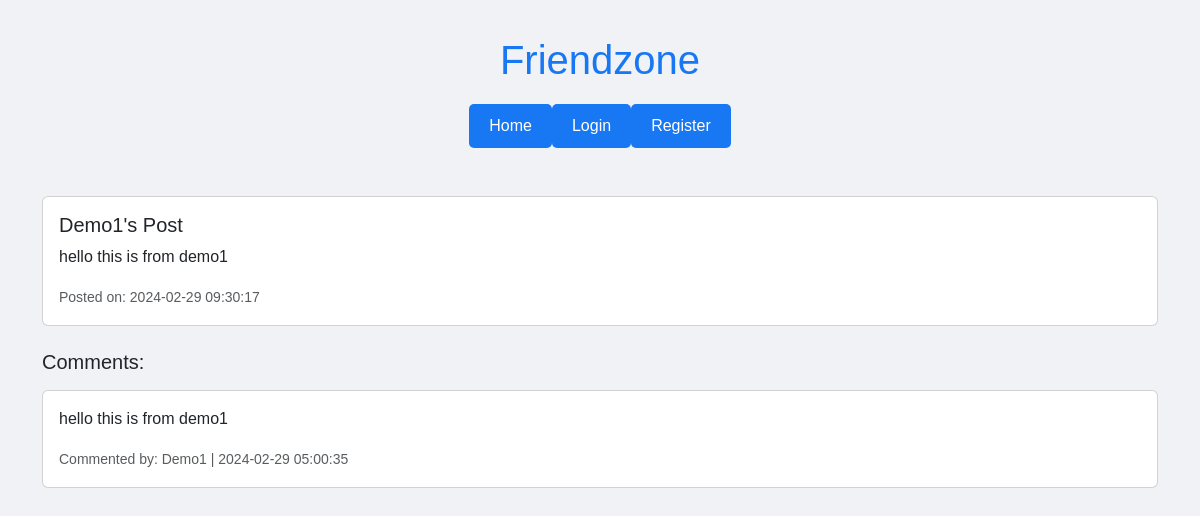
The app's page /view-post.php?post_id=11 with its own data.
### tables this page shows
CREATE TABLE `posts` (
  `PostID` int(11) NOT NULL,
  `UserID` int(11) DEFAULT NULL,
  `timestamp` timestamp NOT NULL DEFAULT current_timestamp(),
  `post_content` varchar(280) DEFAULT NULL,
  `created_at` timestamp NOT NULL DEFAULT current_timestamp(),
  `user_id` int(11) DEFAULT NULL,
  `likes` int(11) DEFAULT 0
);

CREATE TABLE `users` (
  `UserID` int(11) NOT NULL,
  `email` varchar(255) NOT NULL,
  `password` varchar(255) NOT NULL,
  `Name` varchar(100) DEFAULT NULL,
  `biography` text DEFAULT NULL,
  `contact` varchar(20) DEFAULT NULL,
  `created_at` timestamp NOT NULL DEFAULT current_timestamp(),
  `profile_photo` varchar(255) DEFAULT 'default.jpg'
);

CREATE TABLE `comments` (
  `CommentID` int(11) NOT NULL,
  `PostID` int(11) DEFAULT NULL,
  `UserID` int(11) DEFAULT NULL,
  `content` text NOT NULL,
  `timestamp` timestamp NOT NULL DEFAULT current_timestamp()
);

### view-post.php (the view, shortened to what this page needs)
<?php
include('db.php');
if (isset($_GET['post_id'])) {
    $postId = $_GET['post_id'];
    $sqlPost = "SELECT posts.*, users.Name as UserName FROM posts JOIN users ON posts.user_id = users.UserID WHERE PostID = '$postId'";
    $resultPost = $conn->query($sqlPost);
    if ($resultPost->num_rows > 0) {
        $rowPost = $resultPost->fetch_assoc();
        $postContent = $rowPost['post_content'];
        $postCreatedAt = $rowPost['created_at'];
        $userName = $rowPost['UserName'];
    } else {
        header("Location: error.php");
        exit();
    }
    $sqlComments = "SELECT comments.*, users.Name as UserName FROM comments JOIN users ON comments.UserID = users.UserID WHERE PostID = '$postId' ORDER BY timestamp DESC";
    $resultComments = $conn->query($sqlComments);
} else {
    header("Location: error.php");
    exit();
}
?>
<!DOCTYPE html>
<html lang="en">
<head>
    <link href="https://cdn.jsdelivr.net/npm/bootstrap@5.3.3/dist/css/bootstrap.min.css" rel="stylesheet">
</head>
<body>
    <div class="container mt-3">
        <h1 class="header">Friendzone</h1>
        <div class="header-buttons">
            <?php
            $loggedIn = isset($_SESSION['user_id']);
            if (!$loggedIn) {
                echo "<a href='index.php' class='btn btn-primary'>Home</a>";
                echo "<a href='login.php' class='btn btn-primary'>Login</a>";
                echo "<a href='register.php' class='btn btn-primary'>Register</a>";
            } else {
                echo "<a href='index.php' class='btn btn-primary'>Home</a>";
            }
            ?>
        </div>
    </div>
    <div class="container mt-5">
        <div class="card">
            <div class="card-body">
                <h5 class="card-title"><?php echo $userName; ?>'s Post</h5>
                <p class="card-text"><?php echo $postContent; ?></p>
                <p class="card-text"><small class="text-muted">Posted on: <?php echo $postCreatedAt; ?></small></p>
            </div>
        </div>
    </div>
    <div class="container mt-4">
        <h5>Comments:</h5>
        <?php
        while ($rowComment = $resultComments->fetch_assoc()) {
            echo "<div class='card mt-3'>";
            echo "<div class='card-body'>";
            echo "<p class='card-text'>{$rowComment['content']}</p>";
            echo "<p class='card-text'><small class='text-muted'>Commented by: {$rowComment['UserName']} | {$rowComment['timestamp']}</small></p>";
            echo "</div>";
            echo "</div>";
        }
        ?>
    </div>
</body>
</html>

### view-post.php (style rules this page uses)
body { font-family: 'Arial', sans-serif; background-color: #f0f2f5; padding: 20px; }
.header { color: #1877f2; text-align: center; margin-bottom: 20px; }
.header-buttons { margin-bottom: 20px; text-align: center; }
.btn-primary { background-color: #1877f2; border: none; padding: 10px 20px; border-radius: 5px; color: #fff; cursor: pointer; }

### records on screen
posts: user.Name "Demo1", post_content "hello this is from demo1", created_at "2024-02-29 09:30:17"
comments: content "hello this is from demo1", UserID.Name "Demo1", timestamp "2024-02-29 05:00:35"
